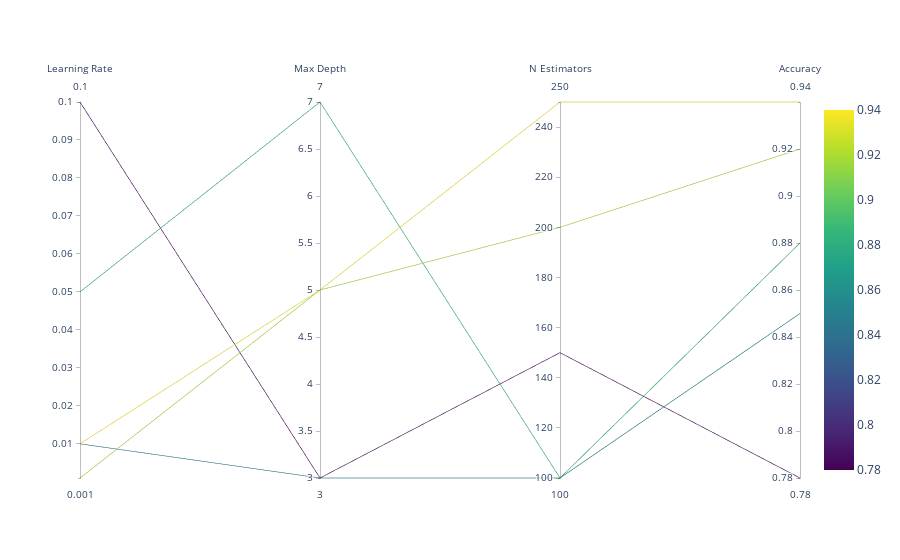

Notebook code for this chart:
### Code cell
# Example: Hyperparameter tuning results
df = pd.DataFrame({
    'learning_rate': [0.01, 0.001, 0.1, 0.05, 0.01],
    'max_depth': [3, 5, 3, 7, 5],
    'n_estimators': [100, 200, 150, 100, 250],
    'accuracy': [0.85, 0.92, 0.78, 0.88, 0.94]
})

fig = go.Figure(data=
    go.Parcoords(
        line = dict(color = df['accuracy'],
                   colorscale = 'Viridis',
                   showscale = True,
                   cmin = df['accuracy'].min(),
                   cmax = df['accuracy'].max()),
        dimensions = [
            dict(label = 'Learning Rate', values = df['learning_rate']),
            dict(label = 'Max Depth', values = df['max_depth']),
            dict(label = 'N Estimators', values = df['n_estimators']),
            dict(label = 'Accuracy', values = df['accuracy'])
        ]
    )
)

fig.show()

### Figure 1 — Plotly figure (JSON) as saved in the notebook; plotly's stock layout.template omitted (floating-point values rounded to 4 significant figures)
{"data": [{"dimensions": [{"label": "Learning Rate", "values": [0.01, 0.001, 0.1, 0.05, 0.01]}, {"label": "Max Depth", "values": [3, 5, 3, 7, 5]}, {"label": "N Estimators", "values": [100, 200, 150, 100, 250]}, {"label": "Accuracy", "values": [0.85, 0.92, 0.78, 0.88, 0.94]}], "line": {"cmax": 0.94, "cmin": 0.78, "color": [0.85, 0.92, 0.78, 0.88, 0.94], "colorscale": [[0, "#440154"], [0.1111, "#482878"], [0.2222, "#3e4989"], [0.3333, "#31688e"], [0.4444, "#26828e"], [0.5556, "#1f9e89"], [0.6667, "#35b779"], [0.7778, "#6ece58"], [0.8889, "#b5de2b"], [1, "#fde725"]], "showscale": true}, "type": "parcoords"}], "layout": {}}
